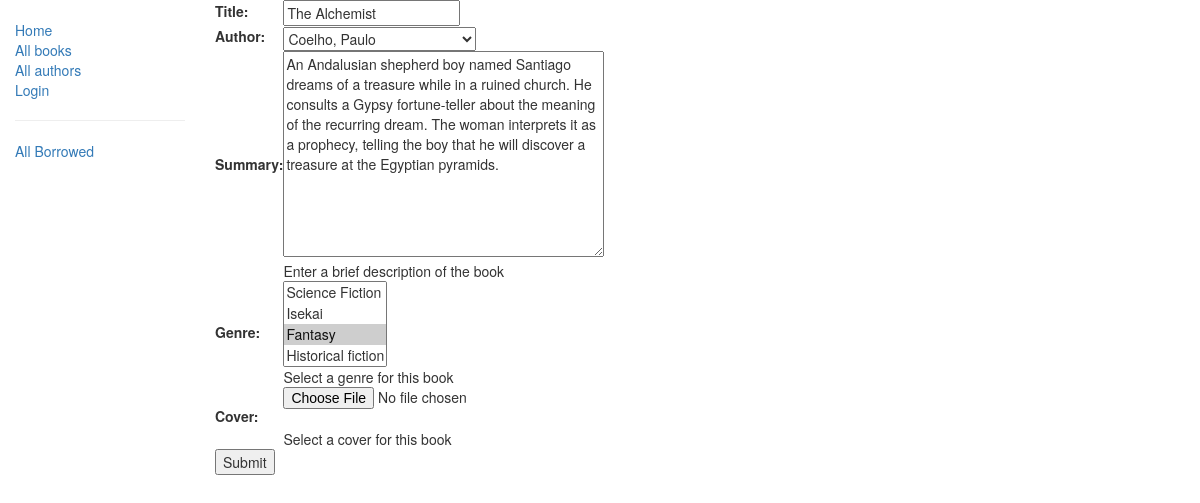
/catalog/book/3/update/, run on the app's committed database.
### catalog/models.py (models this page shows, shortened)
class Book(models.Model):
    title = models.CharField(max_length=200)
    author = models.ForeignKey('Author', on_delete=models.SET_NULL, null=True)
    summary = models.TextField(max_length=1000, help_text="Enter a brief description of the book")
    isbn = models.CharField('ISBN',max_length=13, help_text='13 Character <a href="https://www.isbn-international.org/content/what-isbn">ISBN number</a>')
    genre = models.ManyToManyField(Genre, help_text="Select a genre for this book")
    language = models.ForeignKey('Language', on_delete=models.SET_NULL, null=True)
    cover = models.ImageField(upload_to ='images/', help_text="Select a cover for this book", null=True)
    def display_genre(self):
        """
        Creates a string for the Genre. This is required to display genre in Admin.
        """
        return ', '.join([genre.name for genre in self.genre.all()[:3]])
    display_genre.short_description = 'Genre'

### catalog/views.py (the view)
# urls.py: re_path(r'^book/(?P<pk>\d+)/update/$', views.BookUpdate.as_view(), name='book_update'),
class BookUpdate(UpdateView):
    model = Book
    fields = ['title','author','summary','genre', 'cover']

### catalog/models.py (called while the page is built)
    def __str__(self):
        return self.name

    def __str__(self):
        return '%s, %s' % (self.last_name, self.first_name)

### catalog/templates/catalog/book_form.html (shortened to what this page needs)
{% extends "base_generic.html" %}
{% block content %}
  <form action="" method="post" enctype="multipart/form-data">
      <table>
      {{ form.as_table }}
      </table>
      <input type="submit" value="Submit" />
  </form>
{% endblock %}

### data on the page
Book: title "The Alchemist", author "Coelho, Paulo", summary "An Andalusian shepherd boy named Santiago dreams of a treasure while in a ruined church. He consults a Gypsy fortune-teller about the meaning of the recurring dream. The woman interprets it as a prophecy, telling the boy that he will discover a treasure at the Egyptian pyramids."
